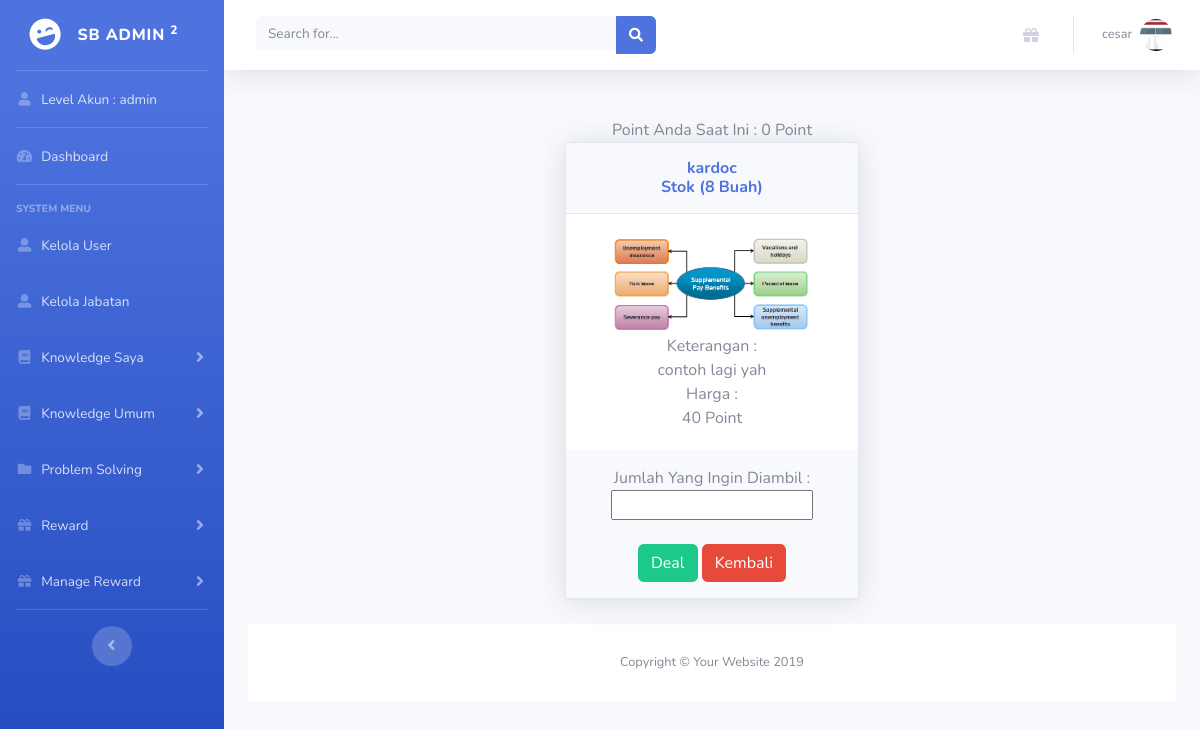
The page /admin/index.php?module=ambil_reward&id_item=3 (signed in) on the database its author committed.
### tables this page shows
CREATE TABLE `user` (
  `user_id` int(30) NOT NULL,
  `username` varchar(30) NOT NULL,
  `password` varchar(50) NOT NULL,
  `level` varchar(20) NOT NULL,
  `nip` varchar(50) NOT NULL,
  `nama` varchar(100) NOT NULL,
  `jenis_kelamin` varchar(25) NOT NULL,
  `alamat` varchar(250) NOT NULL,
  `jabatan` varchar(200) NOT NULL,
  `point` int(11) NOT NULL,
  `foto` varchar(200) NOT NULL
);

CREATE TABLE `item_reward` (
  `id_item` int(11) NOT NULL,
  `nama_item` varchar(200) NOT NULL,
  `stok` int(11) NOT NULL,
  `harga_point` int(11) NOT NULL,
  `keterangan` varchar(200) NOT NULL,
  `foto` varchar(250) NOT NULL
);

### admin/module/ambil_reward.php (the view, shortened to what this page needs)
<?php
$id=$_SESSION['user_id'];
$idk=$_GET['id_item'];
$sql="SELECT * FROM item_reward where id_item='$idk'";
$query1 = mysqli_query($dbconnect,$sql);
$sql1="SELECT * FROM user where user_id='$id'";
$query2 = mysqli_query($dbconnect,$sql1);
?>
<center>
<?php
while ($data1 = mysqli_fetch_array($query2)){
echo "Point Anda Saat Ini : ".$data1['point']." Point";
}
?>
<div class="row">
<div class="col-lg-4"></div>
<?php
while ($data = mysqli_fetch_array($query1)){
?>
<div class="col-lg-4">
<div class="card shadow mb-4">
                <div class="card-header py-3">
                	<center>
                  <h6 class="m-0 font-weight-bold text-primary"><?php echo $data['nama_item']; ?></h6>
                  <h6 class="m-0 font-weight-bold text-primary">Stok (<?php echo $data['stok']; ?> Buah)</h6>
                </div>
                <div class="card-body">
                	<center>
                  <img src="<?php echo $data['foto']; ?>" width="200px" height="100px">
                  <br>
                  Keterangan :
                  <br>
                  <?php echo $data['keterangan']; ?>
                  <br>
                  Harga :
                  <br>
                  <?php echo $data['harga_point']; ?> Point
                </div>
                <div class="card-header py-3">
                	<center>
                    <form action="?module=proses_reward" method="post">
                  Jumlah Yang Ingin Diambil :
                  <input type="number" name="jumlah" required="required" class="validate">
                  <br><br>
                  <input type="submit" value="Deal" class="btn btn-success">
                  <a href="?module=pilihreward" class="btn btn-danger"> Kembali</a>
                    </form>
                </div>
              </div>
          </div>
          <div class="col-lg-4"></div>
<?php } ?>
      </div>

### rows shown on the page
user: point "0"
item_reward: nama_item "kardoc", stok "8", foto (picture), keterangan "contoh lagi yah", harga_point "40"

### other values the page prints
$_SESSION['level'] "admin"
$_SESSION['nama'] "cesar"
